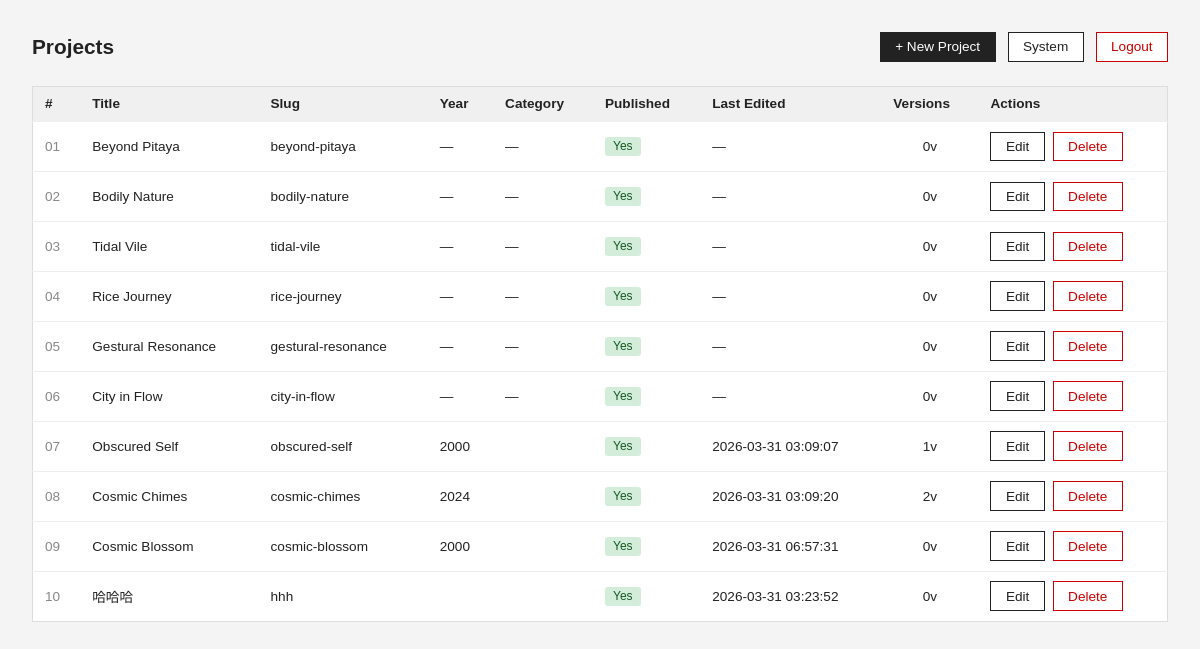
Page /admin/dashboard.php (signed in) on the earlier database version.
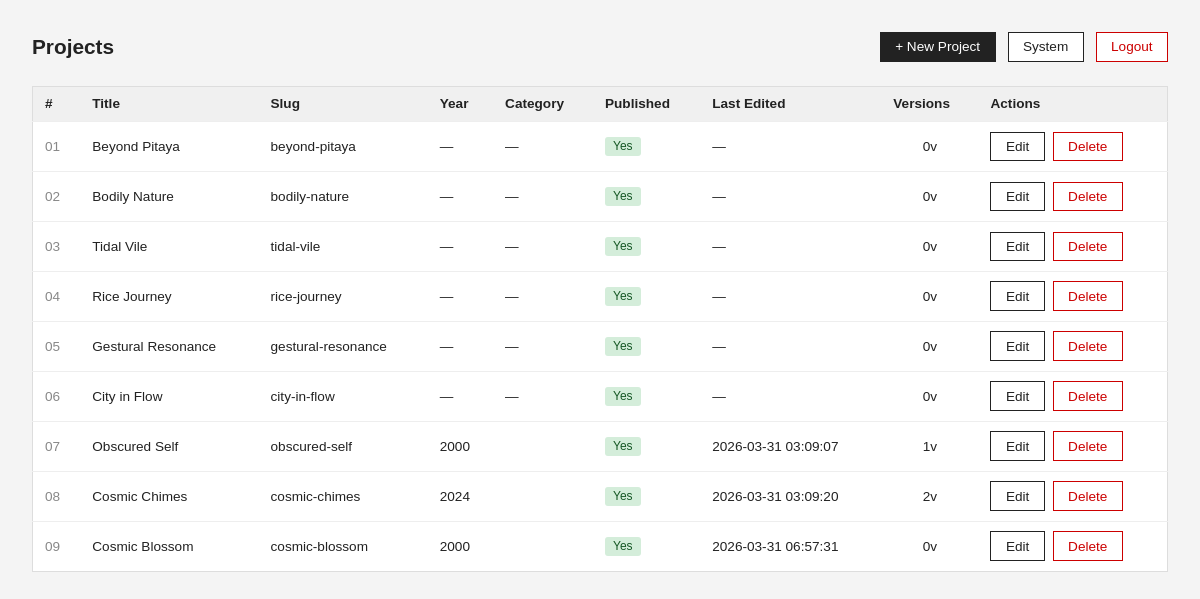
Same page on the later database version.
### tables this page shows
CREATE TABLE projects (
    id INTEGER PRIMARY KEY AUTOINCREMENT,
    title TEXT,
    slug TEXT,
    immersion TEXT,
    context TEXT,
    system_text TEXT,
    interaction_text TEXT,
    material TEXT,
    reflection TEXT
, year TEXT, category TEXT, cover_image TEXT, video_url TEXT, is_published INTEGER DEFAULT 1, created_at TEXT, updated_at TEXT, edit_count INTEGER DEFAULT 0);

### src/project-model.php (called while the page is built, shortened)
<?php
function get_all_projects_admin(): array {
    $db = get_db();
    $stmt = $db->query("SELECT * FROM projects ORDER BY id ASC");
    return $stmt->fetchAll(PDO::FETCH_ASSOC);
}

### public/admin/dashboard.php (the view, shortened to what this page needs)
<?php
require_once __DIR__ . '/../../src/project-model.php';
$projects = get_all_projects_admin();
?>
<!DOCTYPE html>
<html lang="en">
<head>
</head>
<body>
    <div class="header">
        <h1>Projects</h1>
        <div class="header-actions">
            <a href="/admin/project-create.php" class="btn btn-primary">+ New Project</a>
            <a href="/admin/debug-db.php" class="btn">System</a>
            <a href="/admin/logout.php" class="btn btn-danger">Logout</a>
        </div>
    </div>
    <?php if (empty($projects)): ?>
        <p>No projects found.</p>
    <?php else: ?>
        <table>
            <thead>
                <tr>
                    <th>#</th>
                    <th>Title</th>
                    <th>Slug</th>
                    <th>Year</th>
                    <th>Category</th>
                    <th>Published</th>
                    <th>Last Edited</th>
                    <th>Versions</th>
                    <th>Actions</th>
                </tr>
            </thead>
            <tbody>
                <?php foreach ($projects as $i => $p): ?>
                <tr>
                    <td style="color:#888"><?= str_pad($i + 1, 2, '0', STR_PAD_LEFT) ?></td>
                    <td><?= htmlspecialchars($p['title']) ?></td>
                    <td><?= htmlspecialchars($p['slug']) ?></td>
                    <td><?= htmlspecialchars($p['year'] ?? '—') ?></td>
                    <td><?= htmlspecialchars($p['category'] ?? '—') ?></td>
                    <td>
                        <?php if (!empty($p['is_published'])): ?>
                            <span class="badge badge-yes">Yes</span>
                        <?php else: ?>
                            <span class="badge badge-no">No</span>
                        <?php endif; ?>
                    </td>
                    <td><?= htmlspecialchars($p['updated_at'] ?? '—') ?></td>
                    <td style="text-align:center"><?= (int)($p['edit_count'] ?? 0) ?>v</td>
                    <td>
                        <div class="actions">
                            <a href="/admin/project-edit.php?id=<?= (int)$p['id'] ?>" class="btn">Edit</a>
                            <a href="/admin/project-delete.php?id=<?= (int)$p['id'] ?>" class="btn btn-danger">Delete</a>
                        </div>
                    </td>
                </tr>
                <?php endforeach; ?>
            </tbody>
        </table>
    <?php endif; ?>
</body>
</html>

### public/admin/dashboard.php (style rules this page uses)
* { box-sizing: border-box; margin: 0; padding: 0; }
body { font-family: sans-serif; background: #f4f4f4; color: #222; padding: 2rem; }
.header { display: flex; justify-content: space-between; align-items: center; margin-bottom: 1.5rem; }
h1 { font-size: 1.3rem; }
.header-actions { display: flex; gap: 0.75rem; }
a.btn { padding: 0.4rem 0.9rem; font-size: 0.85rem; text-decoration: none; border: 1px solid #222; color: #222; background: #fff; }
a.btn-primary { background: #222; color: #fff; }
a.btn-danger { border-color: #c00; color: #c00; }
table { width: 100%; border-collapse: collapse; background: #fff; border: 1px solid #ddd; }
th, td { text-align: left; padding: 0.6rem 0.75rem; border-bottom: 1px solid #eee; font-size: 0.85rem; }
th { background: #f0f0f0; font-weight: 600; }
tr:last-child td { border-bottom: none; }
.badge { display: inline-block; padding: 0.15rem 0.5rem; font-size: 0.75rem; border-radius: 3px; }
.badge-yes { background: #d4edda; color: #155724; }
.actions { display: flex; gap: 0.5rem; }

Differences in the rows shown:
removed projects: i "10", title "哈哈哈", slug "hhh", is_published "Yes", updated_at "2026-03-31 03:23:52", edit_count "0"
